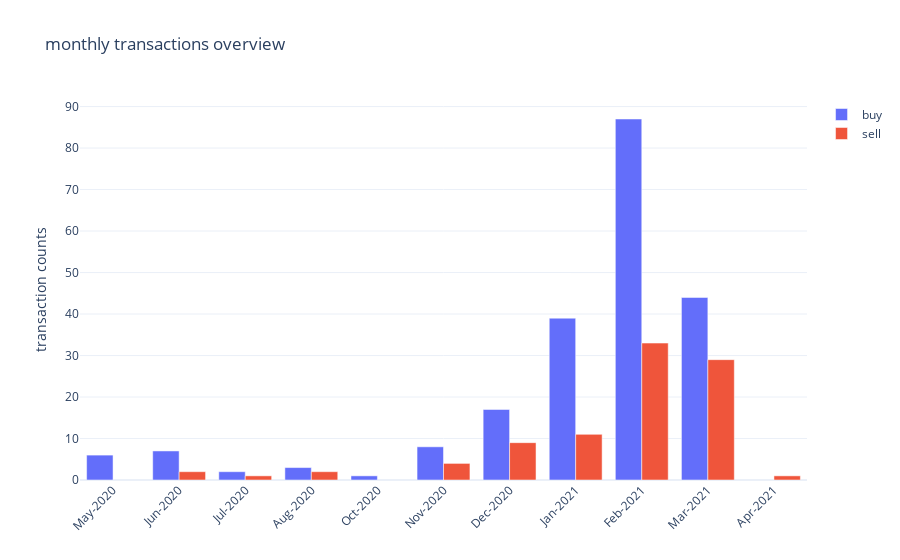

This figure's notebook cell:
### Code cell
fig = go.Figure()

# reformat the date_time to provide a monthly summary (do not show the date)
mt['mnth_yr'] = mt['Time'].apply(lambda x: x.strftime('%b-%Y'))

for action in ['buy', 'sell']:
    mt_ = mt.loc[mt['Action'] == action]
    fig.add_trace(go.Bar(
        x=mt_.mnth_yr,
        y=mt_.transactions,
        name=action,
    ))

fig.update_layout(barmode='group', xaxis_tickangle=-45, title_text='monthly transactions overview',
                  yaxis=dict(
                      title='transaction counts',
                  ))
fig.show()

### Figure 1 — Plotly figure (JSON) as saved in the notebook; plotly's stock layout.template omitted (floating-point values rounded to 4 significant figures)
{"data": [{"name": "buy", "type": "bar", "x": ["May-2020", "Jun-2020", "Jul-2020", "Aug-2020", "Oct-2020", "Nov-2020", "Dec-2020", "Jan-2021", "Feb-2021", "Mar-2021"], "y": [6, 7, 2, 3, 1, 8, 17, 39, 87, 44]}, {"name": "sell", "type": "bar", "x": ["Jun-2020", "Jul-2020", "Aug-2020", "Nov-2020", "Dec-2020", "Jan-2021", "Feb-2021", "Mar-2021", "Apr-2021"], "y": [2, 1, 2, 4, 9, 11, 33, 29, 1]}], "layout": {"barmode": "group", "title": {"text": "monthly transactions overview"}, "xaxis": {"tickangle": -45}, "yaxis": {"title": {"text": "transaction counts"}}}}
